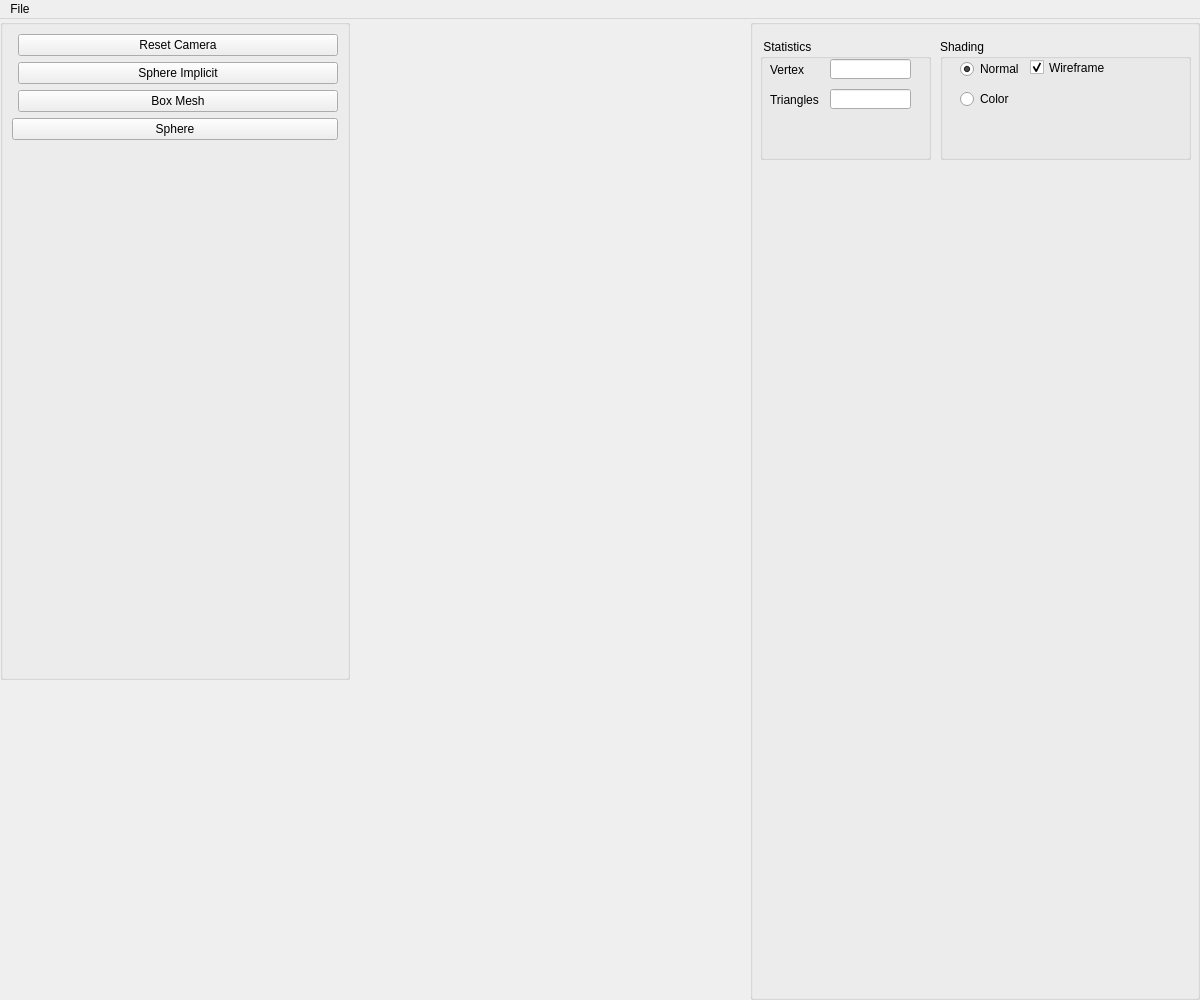
<?xml version="1.0" encoding="UTF-8"?>
<ui version="4.0">
 <class>Assets</class>
 <widget class="QMainWindow" name="Assets">
  <property name="geometry">
   <rect>
    <x>0</x>
    <y>0</y>
    <width>1200</width>
    <height>1000</height>
   </rect>
  </property>
  <property name="minimumSize">
   <size>
    <width>420</width>
    <height>300</height>
   </size>
  </property>
  <property name="windowTitle">
   <string>Implicit Terrain</string>
  </property>
  <widget class="QWidget" name="centralwidget">
   <layout class="QHBoxLayout">
    <property name="spacing">
     <number>0</number>
    </property>
    <property name="leftMargin">
     <number>0</number>
    </property>
    <property name="topMargin">
     <number>0</number>
    </property>
    <property name="rightMargin">
     <number>0</number>
    </property>
    <property name="bottomMargin">
     <number>0</number>
    </property>
    <item>
     <widget class="QWidget" name="widget_GL" native="true">
      <widget class="QGroupBox" name="Objects_groupBox">
       <property name="enabled">
        <bool>true</bool>
       </property>
       <property name="geometry">
        <rect>
         <x>0</x>
         <y>0</y>
         <width>350</width>
         <height>661</height>
        </rect>
       </property>
       <property name="sizePolicy">
        <sizepolicy hsizetype="Fixed" vsizetype="Minimum">
         <horstretch>0</horstretch>
         <verstretch>0</verstretch>
        </sizepolicy>
       </property>
       <property name="minimumSize">
        <size>
         <width>350</width>
         <height>250</height>
        </size>
       </property>
       <property name="title">
        <string/>
       </property>
       <layout class="QFormLayout" name="formLayout">
        <item row="5" column="0" colspan="2">
         <widget class="QPushButton" name="sphere">
          <property name="text">
           <string>Sphere</string>
          </property>
         </widget>
        </item>
        <item row="0" column="1">
         <widget class="QPushButton" name="resetcameraButton">
          <property name="toolTip">
           <string>&lt;html&gt;&lt;head/&gt;&lt;body&gt;&lt;p&gt;&lt;span style=&quot; color:#5500ff;&quot;&gt;Callback #03&lt;/span&gt;&lt;/p&gt;&lt;p&gt;&lt;span style=&quot; font-style:italic; color:#aa00ff;&quot;&gt;Create Eurographics 1996 Bird&lt;/span&gt;&lt;/p&gt;&lt;/body&gt;&lt;/html&gt;</string>
          </property>
          <property name="text">
           <string>Reset Camera</string>
          </property>
          <property name="checkable">
           <bool>true</bool>
          </property>
          <property name="autoDefault">
           <bool>false</bool>
          </property>
          <property name="default">
           <bool>false</bool>
          </property>
          <property name="flat">
           <bool>false</bool>
          </property>
         </widget>
        </item>
        <item row="2" column="1">
         <widget class="QPushButton" name="sphereImplicit">
          <property name="toolTip">
           <string>&lt;!DOCTYPE HTML PUBLIC &quot;-//W3C//DTD HTML 4.0//EN&quot; &quot;http://www.w3.org/TR/REC-html40/strict.dtd&quot;&gt;
&lt;html&gt;&lt;head&gt;&lt;meta name=&quot;qrichtext&quot; content=&quot;1&quot; /&gt;&lt;style type=&quot;text/css&quot;&gt;
p, li { white-space: pre-wrap; }
&lt;/style&gt;&lt;/head&gt;&lt;body style=&quot; font-family:'MS Shell Dlg 2'; font-size:8pt; font-weight:400; font-style:normal;&quot;&gt;
&lt;p style=&quot; margin-top:0px; margin-bottom:0px; margin-left:0px; margin-right:0px; -qt-block-indent:0; text-indent:0px;&quot;&gt;&lt;span style=&quot; color:#5500ff;&quot;&gt;Callback #01&lt;/span&gt;&lt;/p&gt;
&lt;p style=&quot; margin-top:0px; margin-bottom:0px; margin-left:0px; margin-right:0px; -qt-block-indent:0; text-indent:0px;&quot;&gt;&lt;span style=&quot; font-style:italic; color:#aa00ff;&quot;&gt;Create Eurographics 1996 Bear&lt;/span&gt;&lt;/p&gt;&lt;/body&gt;&lt;/html&gt;</string>
          </property>
          <property name="text">
           <string>Sphere Implicit</string>
          </property>
          <property name="checkable">
           <bool>false</bool>
          </property>
         </widget>
        </item>
        <item row="3" column="1">
         <widget class="QPushButton" name="boxMesh">
          <property name="toolTip">
           <string>&lt;!DOCTYPE HTML PUBLIC &quot;-//W3C//DTD HTML 4.0//EN&quot; &quot;http://www.w3.org/TR/REC-html40/strict.dtd&quot;&gt;
&lt;html&gt;&lt;head&gt;&lt;meta name=&quot;qrichtext&quot; content=&quot;1&quot; /&gt;&lt;style type=&quot;text/css&quot;&gt;
p, li { white-space: pre-wrap; }
&lt;/style&gt;&lt;/head&gt;&lt;body style=&quot; font-family:'MS Shell Dlg 2'; font-size:8pt; font-weight:400; font-style:normal;&quot;&gt;
&lt;p style=&quot; margin-top:0px; margin-bottom:0px; margin-left:0px; margin-right:0px; -qt-block-indent:0; text-indent:0px;&quot;&gt;&lt;span style=&quot; color:#5500ff;&quot;&gt;Callback #01&lt;/span&gt;&lt;/p&gt;
&lt;p style=&quot; margin-top:0px; margin-bottom:0px; margin-left:0px; margin-right:0px; -qt-block-indent:0; text-indent:0px;&quot;&gt;&lt;span style=&quot; font-style:italic; color:#aa00ff;&quot;&gt;Create Eurographics 1996 Bear&lt;/span&gt;&lt;/p&gt;&lt;/body&gt;&lt;/html&gt;</string>
          </property>
          <property name="text">
           <string>Box Mesh</string>
          </property>
          <property name="checkable">
           <bool>false</bool>
          </property>
         </widget>
        </item>
        <item row="6" column="1">
         <spacer name="verticalSpacer">
          <property name="orientation">
           <enum>Qt::Vertical</enum>
          </property>
          <property name="sizeHint" stdset="0">
           <size>
            <width>20</width>
            <height>40</height>
           </size>
          </property>
         </spacer>
        </item>
       </layout>
      </widget>
     </widget>
    </item>
    <item>
     <widget class="QGroupBox" name="Parameters_groupBox">
      <property name="sizePolicy">
       <sizepolicy hsizetype="Maximum" vsizetype="Minimum">
        <horstretch>0</horstretch>
        <verstretch>0</verstretch>
       </sizepolicy>
      </property>
      <property name="minimumSize">
       <size>
        <width>450</width>
        <height>141</height>
       </size>
      </property>
      <property name="title">
       <string/>
      </property>
      <widget class="QGroupBox" name="groupBox_4">
       <property name="geometry">
        <rect>
         <x>10</x>
         <y>20</y>
         <width>171</width>
         <height>121</height>
        </rect>
       </property>
       <property name="title">
        <string> Statistics</string>
       </property>
       <widget class="QLabel" name="label_2">
        <property name="geometry">
         <rect>
          <x>10</x>
          <y>20</y>
          <width>61</width>
          <height>21</height>
         </rect>
        </property>
        <property name="text">
         <string>Vertex</string>
        </property>
       </widget>
       <widget class="QLineEdit" name="lineEdit_2">
        <property name="geometry">
         <rect>
          <x>70</x>
          <y>50</y>
          <width>81</width>
          <height>20</height>
         </rect>
        </property>
        <property name="alignment">
         <set>Qt::AlignRight|Qt::AlignTrailing|Qt::AlignVCenter</set>
        </property>
       </widget>
       <widget class="QLabel" name="label_3">
        <property name="geometry">
         <rect>
          <x>10</x>
          <y>50</y>
          <width>61</width>
          <height>21</height>
         </rect>
        </property>
        <property name="text">
         <string>Triangles</string>
        </property>
       </widget>
       <widget class="QLineEdit" name="lineEdit">
        <property name="geometry">
         <rect>
          <x>70</x>
          <y>20</y>
          <width>81</width>
          <height>20</height>
         </rect>
        </property>
        <property name="text">
         <string/>
        </property>
        <property name="alignment">
         <set>Qt::AlignRight|Qt::AlignTrailing|Qt::AlignVCenter</set>
        </property>
       </widget>
      </widget>
      <widget class="QGroupBox" name="groupBox_13">
       <property name="geometry">
        <rect>
         <x>190</x>
         <y>20</y>
         <width>251</width>
         <height>121</height>
        </rect>
       </property>
       <property name="title">
        <string>Shading</string>
       </property>
       <widget class="QRadioButton" name="radioShadingButton_1">
        <property name="geometry">
         <rect>
          <x>20</x>
          <y>20</y>
          <width>61</width>
          <height>20</height>
         </rect>
        </property>
        <property name="text">
         <string>Normal</string>
        </property>
        <property name="checked">
         <bool>true</bool>
        </property>
       </widget>
       <widget class="QCheckBox" name="wireframe">
        <property name="geometry">
         <rect>
          <x>90</x>
          <y>20</y>
          <width>81</width>
          <height>17</height>
         </rect>
        </property>
        <property name="text">
         <string>Wireframe</string>
        </property>
        <property name="checked">
         <bool>true</bool>
        </property>
       </widget>
       <widget class="QRadioButton" name="radioShadingButton_2">
        <property name="geometry">
         <rect>
          <x>20</x>
          <y>50</y>
          <width>61</width>
          <height>20</height>
         </rect>
        </property>
        <property name="text">
         <string>Color</string>
        </property>
        <property name="checked">
         <bool>false</bool>
        </property>
       </widget>
      </widget>
     </widget>
    </item>
   </layout>
  </widget>
  <widget class="QMenuBar" name="menubar">
   <property name="geometry">
    <rect>
     <x>0</x>
     <y>0</y>
     <width>1200</width>
     <height>21</height>
    </rect>
   </property>
   <widget class="QMenu" name="menuFile">
    <property name="title">
     <string>File</string>
    </property>
   </widget>
   <addaction name="menuFile"/>
  </widget>
  <action name="actionExit">
   <property name="text">
    <string>Exit</string>
   </property>
   <property name="shortcut">
    <string>Esc</string>
   </property>
  </action>
  <action name="actionNew_Scene">
   <property name="text">
    <string>New Scene</string>
   </property>
  </action>
  <action name="actionExport_obj">
   <property name="text">
    <string>OBJ File (.obj)</string>
   </property>
  </action>
  <action name="actionExport_ma">
   <property name="text">
    <string>Maya File (.ma)</string>
   </property>
  </action>
  <action name="actionLoad_ma">
   <property name="text">
    <string>Load</string>
   </property>
  </action>
  <action name="actionGL">
   <property name="text">
    <string>GL</string>
   </property>
  </action>
  <action name="actionVectorized">
   <property name="text">
    <string>Vectorized</string>
   </property>
  </action>
  <action name="actionExport_svg">
   <property name="text">
    <string>SVG File (.svg)</string>
   </property>
  </action>
  <action name="actionSphere_Tracing_png">
   <property name="text">
    <string>Sphere Tracing (.png)</string>
   </property>
  </action>
 </widget>
 <resources/>
 <connections/>
</ui>
